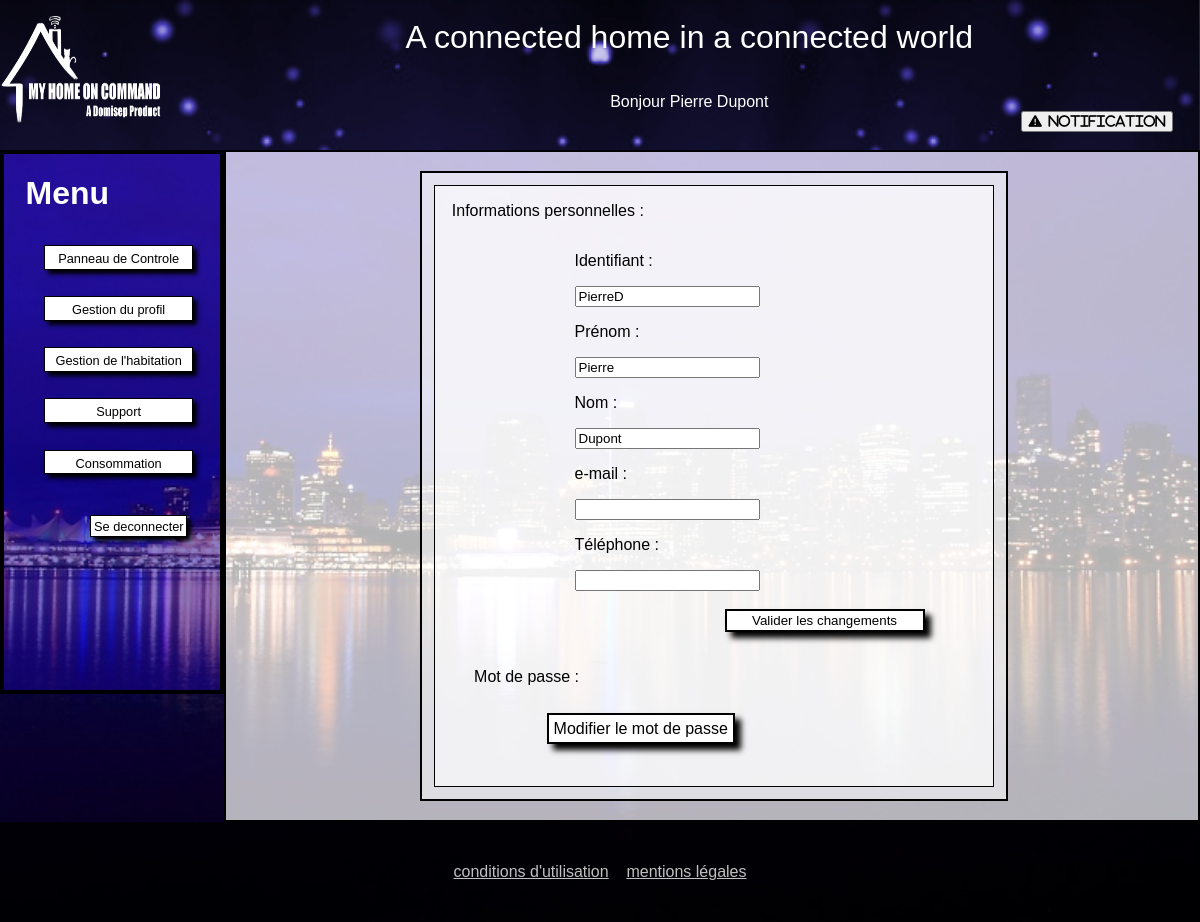
The page /MyHomeOnCommand/index.php?page=gestionProfilClient (signed in) on the database its author committed.
### tables this page shows
CREATE TABLE IF NOT EXISTS `slogan` (
  `id_slogan` int(11) NOT NULL AUTO_INCREMENT,
  `contenu_slogan` text,
  PRIMARY KEY (`id_slogan`)
);

CREATE TABLE IF NOT EXISTS `info_utilisateur` (
  `id_info_utilisateur` int(11) NOT NULL AUTO_INCREMENT,
  `prenom` varchar(255) NOT NULL,
  `nom` varchar(255) NOT NULL,
  `email` varchar(255) DEFAULT NULL,
  `telephone` varchar(255) DEFAULT NULL,
  `statut_utilisateur` varchar(255) NOT NULL,
  `id_utilisateur` int(11) NOT NULL,
  `token` varchar(255) NOT NULL,
  PRIMARY KEY (`id_info_utilisateur`)
);

CREATE TABLE IF NOT EXISTS `utilisateur` (
  `id_utilisateur` int(11) NOT NULL AUTO_INCREMENT,
  `login` varchar(255) NOT NULL,
  `password` varchar(255) NOT NULL,
  `id_type_utilisateur` int(11) NOT NULL,
  PRIMARY KEY (`id_utilisateur`)
);

### MyHomeOnCommand/modele/modeleAccueil.php (called while the page is built, shortened)
<?php
class Connection
{
    protected function dbConnect()
    {
        try
        {
            $db = new PDO('mysql:host=localhost;dbname=myhomeoncommand;charset=utf8', 'root', '');
        }
        catch (Exception $e)
        {
                        die('Erreur : ' . $e->getMessage());
        }
        return $db;
    }
}
class LoginUtilisateur extends Connection
{
    public function getInfoUtilisateur($idUtil)
    {
        $db=$this->dbConnect();
        $req = $db->prepare('SELECT prenom, nom, email, telephone, statut_utilisateur, id_utilisateur FROM info_utilisateur WHERE id_utilisateur = :id');
        $req->execute(array('id' => $idUtil));
        return $req;
    }
}
class InscriptionUtilisateur extends Connection
{
     public function getSlogan()
    {
        $db=$this->dbConnect();
        $req = $db->query('SELECT contenu_slogan FROM slogan');
        return $req;
     }
}

### MyHomeOnCommand/controleur/controleurAccueil.php (called while the page is built, shortened)
<?php
function infoBandeau($idClient)
{
    $utilisateur=new LoginUtilisateur;
    $info=$utilisateur->getInfoUtilisateur($idClient);
    $information=$info->fetch();
    return $information;
}
function afficheslogan()
{
    $affiche=new InscriptionUtilisateur;
    $slogan =$affiche->getSlogan();
    $slogan=$slogan->fetch()[0];
    return $slogan;
}

### MyHomeOnCommand/modele/modeleGestionProfilClient.php (called while the page is built, shortened)
<?php
class gestionProfilClient extends Connection
{
	public function getUtilisateur($idUtil)
	{
		$db=$this->dbConnect();
		$req = $db->prepare('SELECT * FROM utilisateur NATURAL JOIN info_utilisateur WHERE id_utilisateur = :id');
        $req->execute(array('id' => $idUtil));
        return $req;
	}
}
?>

### MyHomeOnCommand/controleur/controleurClient.php (called while the page is built, shortened)
<?php
function verifInfoClient()
{
    $idClient=$_SESSION['id'];
    $utilisateur=new gestionProfilClient;
    $info=$utilisateur->getUtilisateur($idClient);
    $tab=[];
    while ($donnees = $info->fetch())
    {
        $tab[0]=htmlentities($donnees["login"], ENT_QUOTES);
        $tab[1]=htmlentities($donnees["password"], ENT_QUOTES);
        $tab[2]=htmlentities($donnees["prenom"], ENT_QUOTES);
        $tab[3]=htmlentities($donnees["nom"], ENT_QUOTES);
        $tab[4]=htmlentities($donnees["email"], ENT_QUOTES);
        $tab[5]=htmlentities($donnees["telephone"], ENT_QUOTES);
    }
    if($tab[4]==null||$tab[5]==null)
    {
        return 1;
    }
    else
    {return 0;}
}

### MyHomeOnCommand/controleur/controleurGestionProfilClient.php (called while the page is built, shortened)
<?php
function clientVisuProfilClient ()
{
$idClient=$_SESSION['id'];
$utilisateur=new gestionProfilClient;
$info=$utilisateur->getUtilisateur($idClient);
$tab=[];
while ($donnees = $info->fetch())
{
	$tab[0]=htmlentities($donnees["login"], ENT_QUOTES);
    $tab[1]=htmlentities($donnees["password"], ENT_QUOTES);
    $tab[2]=htmlentities($donnees["prenom"], ENT_QUOTES);
    $tab[3]=htmlentities($donnees["nom"], ENT_QUOTES);
    $tab[4]=htmlentities($donnees["email"], ENT_QUOTES);
    $tab[5]=htmlentities($donnees["telephone"], ENT_QUOTES);
}
return $tab;
}
?>

### MyHomeOnCommand/vue/gestionProfilClient.php (the view, shortened to what this page needs)
<!DOCTYPE html>
<html>
	<head>
		<link rel="stylesheet" href="css/styleGestionProfilClient.css" />
		<link rel="stylesheet" href="css/styleMenu.css" />
        <link rel="stylesheet" href="css/styleHeaderFooter.css" />
    </head>
<?php
include("header.php");
?>
    <body>
        <div id="flex">
    	   <?php
                include("menuClient.php");
            ?>
            <section id="fondBlanc">
                <div id="Box1">
                    <div id="infoBlock1">
                        <p class="infoTitre">Informations personnelles :</p>
                            <div id="Forms">
                                <form method="post" name="formModif" >
                                <p> Identifiant : </p>
                                <input type="text" name="login" value="<?php echo $tab[0] ?>" onblur="verifNom(this)" required/>
                                <p> Prénom : </p>
                                <input type="text" name="prenom" value="<?php echo $tab[2] ?>" onblur="verifNom(this)" required/>
                                <p> Nom : </p>
                                <input type="text" name="nom" value="<?php echo $tab[3] ?>" onblur="verifNom(this)" required/>
                                <p> e-mail : </p>
                                <input type="text" name="email" value="<?php echo $tab[4] ?>" onblur="verifMail(this)" />
                                <p> Téléphone : </p>
                                <input type="text" name="telephone" value="<?php echo $tab[5] ?>" onblur="verifTel(this)" />
                                <input class="bouton" type="submit" value="Valider les changements" name="clientValiModifsInfo" />
                            </div>
                            <p class="infoTitre2"> Mot de passe : </p>
                            <div id="FormsMdp">
                                <a href="index.php?page=modificationMdpClient" class="boutonMdp" name="clientModifMdp"> Modifier le mot de passe </a>
                            </div>
                    </div>
                </div>
            </section>
        </div>
    <?php
    include("footer.php");
    ?>
    </body>
</html>

### MyHomeOnCommand/vue/header.php (shortened to what this page needs)
<div id="bandeau_accueil">
    <div id="logo"><a href="index.php?page=<?php if(isset($_SESSION['type'])){if($_SESSION['type']==3){echo "panneau";}if($_SESSION['type']==1){echo "adminPanneauClient";}}else{echo "accueil";} ?>" title="Accueil"><img id="imagelogo" src="images/logo.png" alt="Logo de MyHomeOnCommand" /></a></div>
        <div id="titre">
    <?php
        echo afficheslogan();
        if(isset($_SESSION['prenom']))
        {
            if($_SESSION['type']==3)
            {
                $info=infoBandeau($_SESSION['id']);
                echo "</br></br><div id='sousTitre'>Bonjour ".$info['prenom']." ". $info['nom']."</div>";
                $verif=verifInfoClient();
                if($verif==1)
                {
                    echo "<div id='annonce'><button id='Bouton'><i class='fa fa-exclamation-triangle' aria-hidden='true'>&nbsp&nbspNotification</i></button></div>";
                }
            }
        }
    ?>
    </div>
</div>
<div id='bandeau_invisible'></div>

### MyHomeOnCommand/css/styleGestionProfilClient.css (style rules this page uses)
body { background: url(../images/ville.jpg) no-repeat center center fixed; background-size: cover; font-family: Arial; margin: 0px 0px 0px; }
#fondBlanc { background-color: rgba(255, 255, 255, 0.7); border: solid 2px black; width: 82%; }
#flex { display: flex; }
#Box1 { border:solid 2px black; background-color: rgba(255, 255, 255, 0.55); width: 60%; margin-top: 2%; margin-left: 20%; margin-bottom: 2%; }
#infoBlock1 { border:solid 1px black; background-color: rgba(255, 255, 255, 0.6); margin: 2%; display: flex; flex-direction: column; }
#Forms { margin-bottom: 20px; margin-right: 55px; margin-left: 25%; }
#FormsMdp { margin-bottom: 20px; margin-right: 55px; margin-left: 20%; padding-bottom: 5%; }
.infoTitre { margin-left: 3%; }
.infoTitre2 { margin-left: 7%; }
.bouton { width: 200px ; border:solid 2px black; background-color: white; text-decoration-line: none; color: black; box-shadow: 6px 6px 6px black; padding: 2px; margin-left: 150px; text-align: center; }
.boutonMdp { width: 200px ; border:solid 2px black; background-color: white; text-decoration-line: none; color: black; box-shadow: 6px 6px 6px black; padding: 5px; }

### MyHomeOnCommand/css/styleHeaderFooter.css (style rules this page uses)
#bandeau_accueil { display:flex; height: 150px; width: 99.9%; background: url("../images/fondHeader.png") no-repeat center center fixed ; background-size: cover; background-color: rgba(105,104,189,1); position: fixed; z-index: 5; }
#logo { height: 100%; width: 15%; box-sizing: border-box; }
#imagelogo { width: 100%; height:100%; margin: 0; padding: 0; }
#titre { width: 85%; height: 100%; display: flex; color: white; justify-content: center; align-items: center; font-size: 2em; flex-direction: column; }
#sousTitre { justify-content: center; align-items: center; font-size: 0.5em; }
#bandeau_invisible { height: 150px; }
#annonce { margin-left:80%; font-size: 0.5em; }

### rows shown on the page
slogan: contenu_slogan "A connected home in a connected world"
info_utilisateur: prenom "Pierre", nom "Dupont", login "PierreD"
